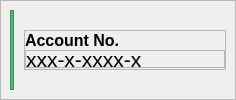
                    <widget class="QFrame" name="accountNumberframe">
                     <property name="sizePolicy">
                      <sizepolicy hsizetype="Preferred" vsizetype="Fixed">
                       <horstretch>0</horstretch>
                       <verstretch>0</verstretch>
                      </sizepolicy>
                     </property>
                     <property name="minimumSize">
                      <size>
                       <width>0</width>
                       <height>50</height>
                      </size>
                     </property>
                     <property name="styleSheet">
                      <string notr="true"/>
                     </property>
                     <property name="frameShape">
                      <enum>QFrame::StyledPanel</enum>
                     </property>
                     <property name="frameShadow">
                      <enum>QFrame::Raised</enum>
                     </property>
                     <layout class="QHBoxLayout" name="horizontalLayout_3" stretch="1,50">
                      <property name="spacing">
                       <number>10</number>
                      </property>
                      <property name="sizeConstraint">
                       <enum>QLayout::SetDefaultConstraint</enum>
                      </property>
                      <property name="leftMargin">
                       <number>9</number>
                      </property>
                      <property name="topMargin">
                       <number>9</number>
                      </property>
                      <property name="rightMargin">
                       <number>9</number>
                      </property>
                      <property name="bottomMargin">
                       <number>9</number>
                      </property>
                      <item>
                       <widget class="QFrame" name="greenbar1">
                        <property name="styleSheet">
                         <string notr="true">background-color: rgb(79, 186, 116);</string>
                        </property>
                        <property name="frameShape">
                         <enum>QFrame::StyledPanel</enum>
                        </property>
                        <property name="frameShadow">
                         <enum>QFrame::Raised</enum>
                        </property>
                       </widget>
                      </item>
                      <item>
                       <widget class="QFrame" name="frame_6">
                        <property name="sizePolicy">
                         <sizepolicy hsizetype="Preferred" vsizetype="Fixed">
                          <horstretch>0</horstretch>
                          <verstretch>0</verstretch>
                         </sizepolicy>
                        </property>
                        <property name="minimumSize">
                         <size>
                          <width>0</width>
                          <height>40</height>
                         </size>
                        </property>
                        <property name="frameShape">
                         <enum>QFrame::StyledPanel</enum>
                        </property>
                        <property name="frameShadow">
                         <enum>QFrame::Raised</enum>
                        </property>
                        <layout class="QVBoxLayout" name="verticalLayout_7">
                         <property name="spacing">
                          <number>0</number>
                         </property>
                         <property name="leftMargin">
                          <number>0</number>
                         </property>
                         <property name="topMargin">
                          <number>0</number>
                         </property>
                         <property name="rightMargin">
                          <number>0</number>
                         </property>
                         <property name="bottomMargin">
                          <number>0</number>
                         </property>
                         <item>
                          <widget class="QLabel" name="accountNolabel">
                           <property name="sizePolicy">
                            <sizepolicy hsizetype="Preferred" vsizetype="Fixed">
                             <horstretch>0</horstretch>
                             <verstretch>0</verstretch>
                            </sizepolicy>
                           </property>
                           <property name="minimumSize">
                            <size>
                             <width>0</width>
                             <height>15</height>
                            </size>
                           </property>
                           <property name="font">
                            <font>
                             <family>Arial</family>
                             <pointsize>12</pointsize>
                             <bold>true</bold>
                            </font>
                           </property>
                           <property name="text">
                            <string>Account No.</string>
                           </property>
                          </widget>
                         </item>
                         <item>
                          <widget class="QFrame" name="accountNumberlowerframe">
                           <property name="sizePolicy">
                            <sizepolicy hsizetype="Preferred" vsizetype="Fixed">
                             <horstretch>0</horstretch>
                             <verstretch>0</verstretch>
                            </sizepolicy>
                           </property>
                           <property name="minimumSize">
                            <size>
                             <width>0</width>
                             <height>15</height>
                            </size>
                           </property>
                           <property name="frameShape">
                            <enum>QFrame::StyledPanel</enum>
                           </property>
                           <property name="frameShadow">
                            <enum>QFrame::Raised</enum>
                           </property>
                           <layout class="QHBoxLayout" name="horizontalLayout_2">
                            <property name="spacing">
                             <number>5</number>
                            </property>
                            <property name="leftMargin">
                             <number>0</number>
                            </property>
                            <property name="topMargin">
                             <number>0</number>
                            </property>
                            <property name="bottomMargin">
                             <number>0</number>
                            </property>
                            <item>
                             <widget class="QLabel" name="accountNumberlabel">
                              <property name="sizePolicy">
                               <sizepolicy hsizetype="Preferred" vsizetype="Fixed">
                                <horstretch>0</horstretch>
                                <verstretch>0</verstretch>
                               </sizepolicy>
                              </property>
                              <property name="minimumSize">
                               <size>
                                <width>0</width>
                                <height>15</height>
                               </size>
                              </property>
                              <property name="font">
                               <font>
                                <family>Arial</family>
                                <pointsize>16</pointsize>
                               </font>
                              </property>
                              <property name="styleSheet">
                               <string notr="true"/>
                              </property>
                              <property name="text">
                               <string>xxx-x-xxxx-x</string>
                              </property>
                             </widget>
                            </item>
                            <item>
                             <widget class="QPushButton" name="eyeButton">
                              <property name="sizePolicy">
                               <sizepolicy hsizetype="Fixed" vsizetype="Fixed">
                                <horstretch>0</horstretch>
                                <verstretch>0</verstretch>
                               </sizepolicy>
                              </property>
                              <property name="minimumSize">
                               <size>
                                <width>16</width>
                                <height>16</height>
                               </size>
                              </property>
                              <property name="styleSheet">
                               <string notr="true">border: none;</string>
                              </property>
                              <property name="text">
                               <string/>
                              </property>
                              <property name="icon">
                               <iconset resource="test.qrc">
                                <normaloff>:/images/image/faEye.svg</normaloff>:/images/image/faEye.svg</iconset>
                              </property>
                             </widget>
                            </item>
                            <item>
                             <spacer name="horizontalSpacer">
                              <property name="orientation">
                               <enum>Qt::Horizontal</enum>
                              </property>
                              <property name="sizeHint" stdset="0">
                               <size>
                                <width>40</width>
                                <height>15</height>
                               </size>
                              </property>
                             </spacer>
                            </item>
                           </layout>
                          </widget>
                         </item>
                        </layout>
                       </widget>
                      </item>
                     </layout>
                    </widget>
